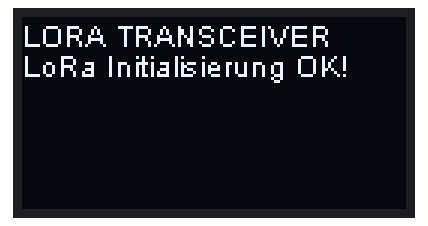
Simulated run of this sketch. Board: ESP8266 (NodeMCU). Shown: 128×64 one-colour display. No radio packets arrive unless stated; what the sketch prints to the serial monitor is not drawn.

Above: at 0.1 s.
At 6.1 s:
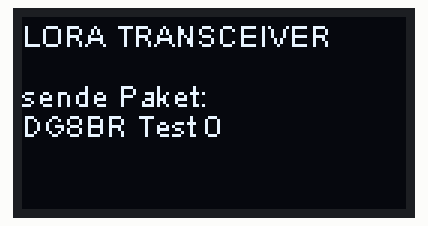
At 30.1 s:
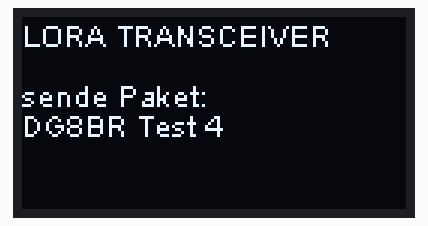
At 48.1 s:
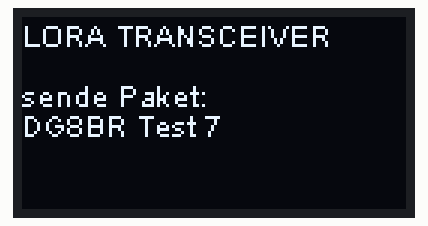
At 66.1 s:
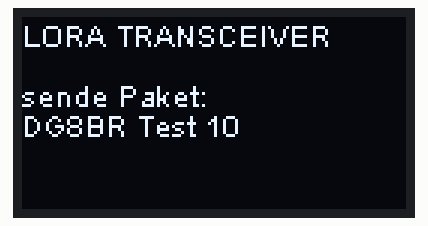
At 126.1 s:
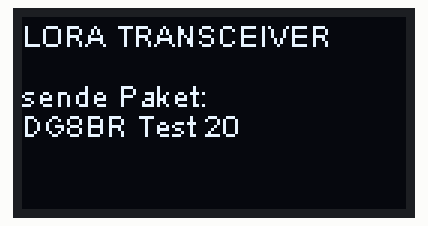

Measured:
- what the display in image 1 shows lasts 6.0 s, from 6.0 s to 12.0 s

The sketch:

LoRa-transceiver.ino
```cpp
/*
   LoRa-Transceiver
   Ein einfacher Sender um Daten via LoRa zu verschicken.
   Die Frequnz wird auf einem Kanal festgelegt.
   Es werden die Default-Werte der Library genommen.

   Arduino IDE 1.8.19
   ESP32-Core 2.0.5

   DARC-HamGroup LoRaWAN
   Bernd DG8BR
   15.09.2022
*/

/* Libraries für LoRa */
#include <SPI.h>
#include <LoRa.h>               // https://github.com/sandeepmistry/arduino-LoRa

/* Libraries für OLED Display */
#include <Wire.h>
#include "SSD1306Wire.h"        // ThingPulse OLED SSD1306 - Library        https://github.com/ThingPulse/esp8266-oled-ssd1306

/* Diese GPIO's werden für das LoRa-Modul genutzt. */
#define SCK 5
#define MISO 19
#define MOSI 27
#define SS 18
#define RST 14
#define DIO0 26
/* Frequenz */
#define BAND 868100000

/* Globale Variablen */
volatile uint8_t zaehler = 0;
volatile unsigned long previousMillis = 0;
const unsigned long interval = 6000;
char teststring[15] = "DG8BR Test\0";

/* Definitionen */
void sendedaten(void);

SSD1306Wire display(0x3c, SDA, SCL);

void setup()
{
  Serial.begin(115200);
  Serial.println();

  if (!display.init())                    // Konfiguration Display
  {
    Serial.println("Displayfehler!");
    while (1);
  }
  display.flipScreenVertically();
  display.setFont(ArialMT_Plain_10);
  display.clear();
  display.drawString(0, 0, "LORA TRANSCEIVER");
  Serial.println("LoRa Transceiver Test");

  SPI.begin(SCK, MISO, MOSI, SS);
  LoRa.setPins(SS, RST, DIO0);

  if (!LoRa.begin(BAND))
  {
    Serial.println("Fehler LoRa-Modul");
    while (1);
  }
  LoRa.setPreambleLength(40);
  Serial.println("LoRa Initialisierung OK!");

  display.drawString(0, 10, "LoRa Initialisierung OK!");
  display.display();
  delay(5000);
}

void loop()
{
  unsigned long currentMillis = millis();

  if (currentMillis - previousMillis >= interval)
  {
    previousMillis = currentMillis;
    sendedaten();
  }
  yield();
}
void sendedaten(void)
{
  char buffer[40];

  display.clear();
  display.drawString(0, 0, "LORA TRANSCEIVER");
  display.drawString(0, 20, "sende Paket:");
  display.drawStringf(0, 30, buffer, "%s %d", teststring, zaehler);
  display.display();

  Serial.println(buffer);

  LoRa.beginPacket();
  LoRa.print(buffer);
  LoRa.endPacket(0);

  zaehler++;
  return;
}
```
